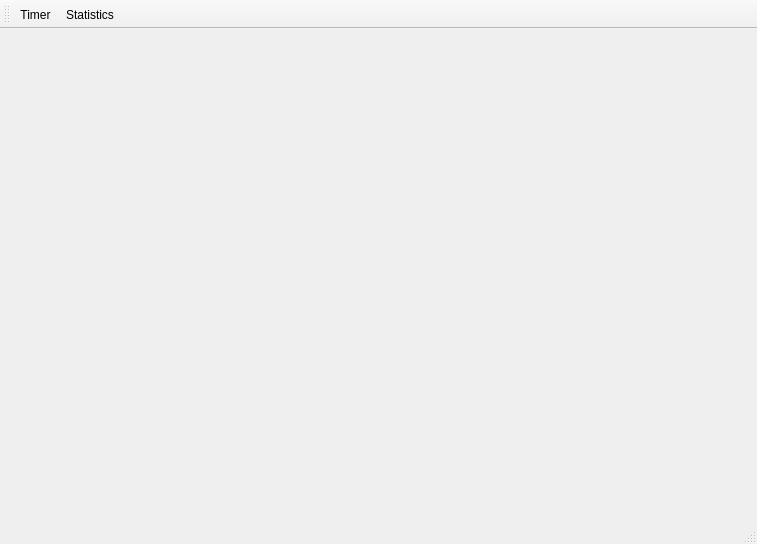
<?xml version="1.0" encoding="UTF-8"?>
<ui version="4.0">
 <class>MainWindow</class>
 <widget class="QMainWindow" name="MainWindow">
  <property name="geometry">
   <rect>
    <x>0</x>
    <y>0</y>
    <width>757</width>
    <height>544</height>
   </rect>
  </property>
  <property name="windowTitle">
   <string>MainWindow</string>
  </property>
  <widget class="QWidget" name="centralWidget">
   <layout class="QHBoxLayout" name="horizontalLayout">
    <property name="spacing">
     <number>2</number>
    </property>
    <property name="leftMargin">
     <number>2</number>
    </property>
    <property name="topMargin">
     <number>2</number>
    </property>
    <property name="rightMargin">
     <number>2</number>
    </property>
    <property name="bottomMargin">
     <number>2</number>
    </property>
    <item>
     <widget class="QWidget" name="todoColumn" native="true">
      <property name="autoFillBackground">
       <bool>false</bool>
      </property>
     </widget>
    </item>
    <item>
     <widget class="QWidget" name="todayColumn" native="true"/>
    </item>
    <item>
     <widget class="QWidget" name="doneColumn" native="true"/>
    </item>
   </layout>
  </widget>
  <widget class="QToolBar" name="mainToolBar">
   <attribute name="toolBarArea">
    <enum>TopToolBarArea</enum>
   </attribute>
   <attribute name="toolBarBreak">
    <bool>false</bool>
   </attribute>
   <addaction name="actionTimer"/>
   <addaction name="actionStatistics"/>
  </widget>
  <widget class="QStatusBar" name="statusBar"/>
  <action name="actionStatistics">
   <property name="icon">
    <iconset resource="resources.qrc">
     <normaloff>:/new/prefix1/resources/1457759875_Stats.png</normaloff>:/new/prefix1/resources/1457759875_Stats.png</iconset>
   </property>
   <property name="text">
    <string>Statistics</string>
   </property>
  </action>
  <action name="actionTimer">
   <property name="icon">
    <iconset resource="resources.qrc">
     <normaloff>:/new/prefix1/resources/1457759927_cairo-clock.png</normaloff>:/new/prefix1/resources/1457759927_cairo-clock.png</iconset>
   </property>
   <property name="text">
    <string>Timer</string>
   </property>
  </action>
 </widget>
 <layoutdefault spacing="6" margin="11"/>
 <resources>
  <include location="resources.qrc"/>
 </resources>
 <connections/>
</ui>
